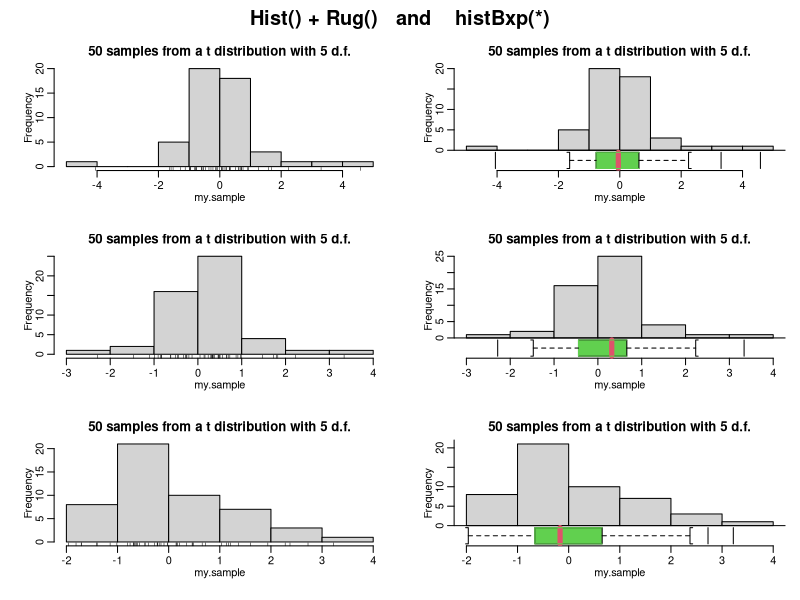

Write the R code that produced this figure.
library(sfsmisc)


### Name: histBxp
### Title: Plot a Histogram and a Boxplot
### Aliases: histBxp
### Keywords: hplot

### ** Examples

 lab <- "50 samples from a t distribution with 5 d.f."
 mult.fig(2*3, main = "Hist() + Rug()   and    histBxp(*)")
 for(i in 1:3) {
   my.sample <-  rt(50, 5)
   hist(my.sample, main=lab); rug(my.sample)# for 50 obs., this is ok, too..
   histBxp(my.sample, main=lab)
 }
